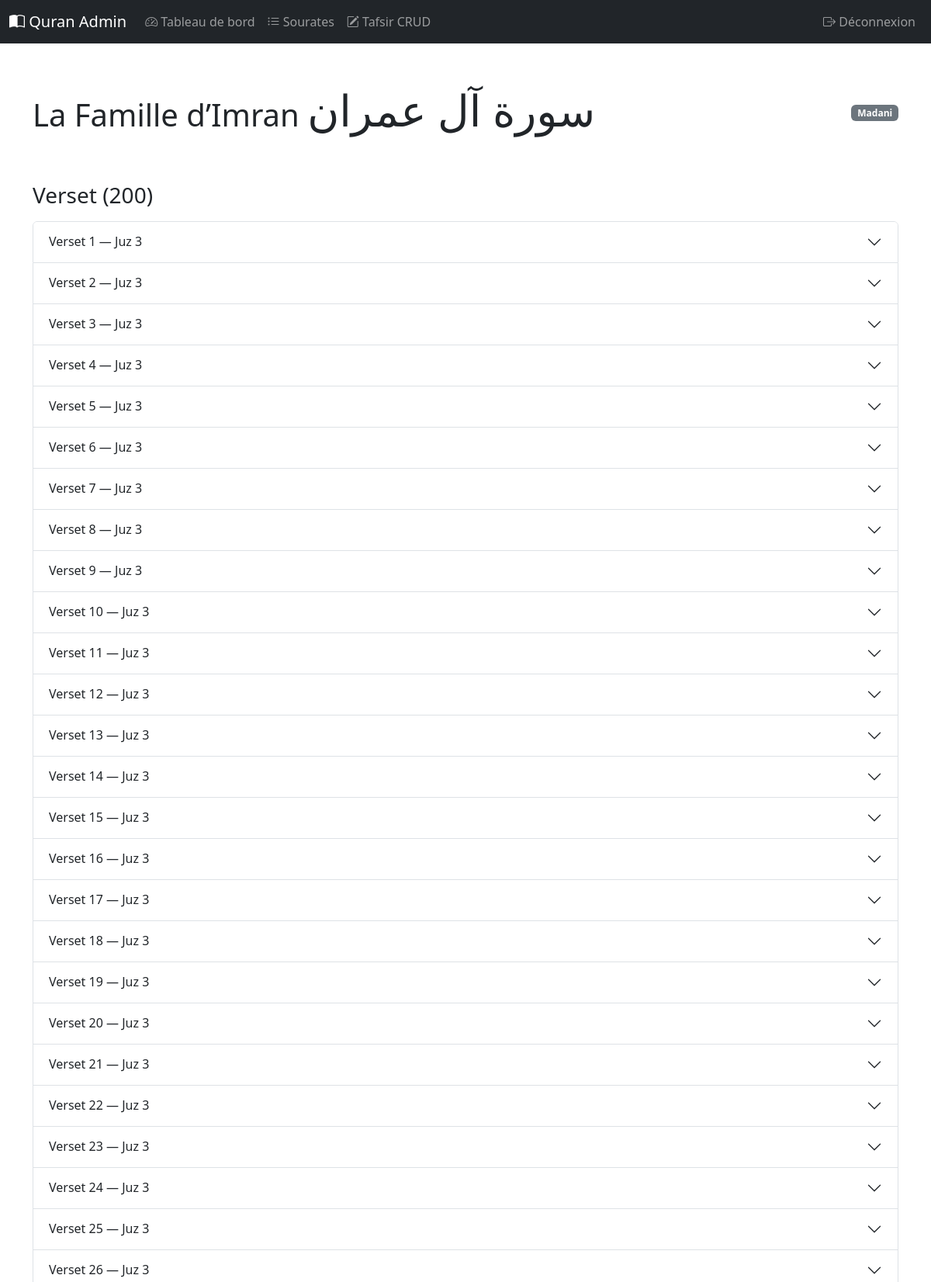
The app's page /surahs/3 (signed in, upper part) with its own data.
### tables this page shows
CREATE TABLE surahs(sura_id INTEGER PRIMARY KEY, name_ar TEXT, name_french TEXT, type TEXT, ayat_count INTEGER);

CREATE TABLE verses(ayat_id INTEGER PRIMARY KEY, sura_id INTEGER, ayat_no INTEGER, juz_no INTEGER, ayat_ar TEXT, ayat_fr TEXT, ayat_sajda INTEGER, audio_url TEXT, audio_translation_french TEXT, audio_tafsir TEXT);

### admin/app.py (the view)
    def wrapper(*args, **kwargs):
        if not session.get('logged_in'):
            return redirect(url_for('login'))
        return f(*args, **kwargs)

### admin/app.py (called while the page is built)
def get_db():
    if 'db' not in g:
        conn = sqlite3.connect(DB_PATH)
        conn.row_factory = sqlite3.Row
        g.db = conn
    return g.db

def login_required(f):
    def wrapper(*args, **kwargs):
        if not session.get('logged_in'):
            return redirect(url_for('login'))
        return f(*args, **kwargs)
    wrapper.__name__ = f.__name__
    return wrapper

@app.route('/surahs/<int:sura_id>')
@login_required
def surah_detail(sura_id):
    db = get_db()
    surah = db.execute('SELECT * FROM surahs WHERE sura_id = ?', (sura_id,)).fetchone()
    if not surah:
        flash('Surah not found', 'error')
        return redirect(url_for('surah_list'))
    verses = db.execute('SELECT * FROM verses WHERE sura_id = ? ORDER BY ayat_no', (sura_id,)).fetchall()
    tafsir_entries = db.execute('''
        SELECT t.id, t.section_id, s.title_fr, t.content
        FROM tafsir_content t
        JOIN tafsir_sections s ON s.id = t.section_id
        WHERE t.sura_id = ?
        ORDER BY s.sort_order
    ''', (sura_id,)).fetchall()
    return render_template('surah_detail.html', surah=surah, verses=verses, tafsir_entries=tafsir_entries)

### admin/templates/surah_detail.html (shortened to what this page needs)
{% extends "base.html" %}
{% block content %}
<div class="d-flex justify-content-between align-items-center">
    <h1>{{ surah.name_french }} <small class="arabic-text" dir="rtl">{{ surah.name_ar }}</small></h1>
    <span class="badge bg-secondary">{{ surah.type }}</span>
</div>
<h3 class="mt-4">Verset ({{ verses|length }})</h3>
<div class="accordion mt-3" id="versesAccordion">
    {% for verse in verses %}
    <div class="accordion-item">
        <h2 class="accordion-header" id="heading{{ verse.ayat_id }}">
            <button class="accordion-button collapsed" type="button" data-bs-toggle="collapse" data-bs-target="#collapse{{ verse.ayat_id }}" aria-expanded="false" aria-controls="collapse{{ verse.ayat_id }}">
                Verset {{ verse.ayat_no }} &mdash; Juz {{ verse.juz_no }}
            </button>
        </h2>
    </div>
    {% endfor %}
</div>
{% endblock %}

### admin/templates/base.html (style rules this page uses)
.arabic-text { font-size: 1.4em; direction: rtl; unicode-bidi: isolate; line-height: 2.2; }

### records on screen
surahs: name_french "La Famille d’Imran", name_ar "سورة آل عمران", type "Madani"
verses: ayat_no "1", juz_no "3"
verses: ayat_no "2", juz_no "3"
verses: ayat_no "3", juz_no "3"
verses: ayat_no "4", juz_no "3"
verses: ayat_no "5", juz_no "3"
verses: ayat_no "6", juz_no "3"
verses: ayat_no "7", juz_no "3"
verses: ayat_no "8", juz_no "3"
verses: ayat_no "9", juz_no "3"
verses: ayat_no "10", juz_no "3"
verses: ayat_no "11", juz_no "3"
verses: ayat_no "12", juz_no "3"
verses: ayat_no "13", juz_no "3"
verses: ayat_no "14", juz_no "3"
verses: ayat_no "15", juz_no "3"
verses: ayat_no "16", juz_no "3"
verses: ayat_no "17", juz_no "3"
verses: ayat_no "18", juz_no "3"
verses: ayat_no "19", juz_no "3"
verses: ayat_no "20", juz_no "3"
verses: ayat_no "21", juz_no "3"
verses: ayat_no "22", juz_no "3"
verses: ayat_no "23", juz_no "3"
verses: ayat_no "24", juz_no "3"
verses: ayat_no "25", juz_no "3"
verses: ayat_no "26", juz_no "3"

### other values on screen
{{ verses|length }} "200"
